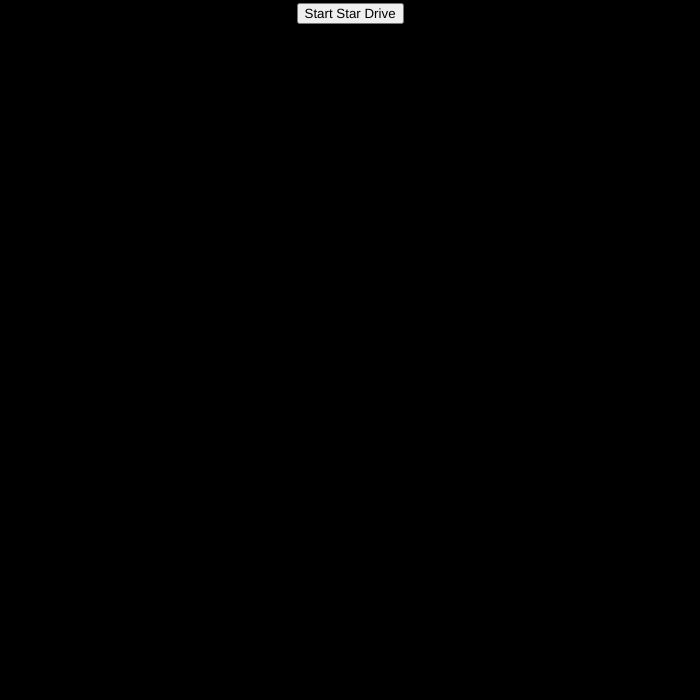
Frame 1 (no input)
Frame 60 (no input): identical to frame 1, image omitted
Frame 120 (the mouse pressed at the canvas centre since frame 60): identical to frame 1, image omitted

The p5.js sketch that drew this single still picture (run headless with seeded random() and noise() and a simulated clock; from frame 60 on, the mouse is pressed at the canvas centre):

// p5.js sketch
// ── sketch.js
function setup() {
  canvas = createCanvas(700, 700);
  canvas.position((windowWidth - width) / 2, (windowHeight - height) / 2);
  count = 1500;
  stars = [];
  for(i = 0; i < count; i++){
    stars[i] = new Star();
  }
  button = createButton('Start Star Drive');
  button.center();
  
  state = 0;
  button.mousePressed(start);
}

function start() {
  state = 1;
}

function draw() { 
  background(0);
  if(state == 1){
      for(i = 0; i < count; i++){
        stars[i].show();
        stars[i].move();
    }
  }
}
// ── star.js
class Star {
  constructor(){
    this.x = 350;
    this.y = 350;
    
    this.length = random(-1,2);
    this.direction = [random(-5, 5), random(-5, 5)];
    this.speed = 0;
    
    let pink = color(4,217,255);
    let blue = color(255,53,184);
    this.colors = [pink, blue];
    this.colorPicked = this.colors[floor(random(2))];
    
  }
  show(){
    
    stroke(this.colorPicked);
    strokeWeight(2);
    //drawingContext.shadowColor = this.colorPicked;
    line(this.x, this.y, this.x + this.direction[0] * this.length, this.y + this.direction[1] * this.length);
    
  }
  move(){
    this.x += this.direction[0] * this.speed;
    this.y += this.direction[1] * this.speed;
    this.speed += 1.05;
    this.length += 2;
    
    if(this.x > 700 || this.y > 700 || this.x < 0 || this.y < 0){
      this.x = width/2;
      this.y = height/2;
      this.length = random(-1,2);
      this.direction = [random(-5, 5), random(-5, 5)];
      this.speed = 0;
    }
    
  }
}
// ── style.css
body {
  margin: 0;
  padding: 0;
  justify-content: center;
  align-items: center;
}
